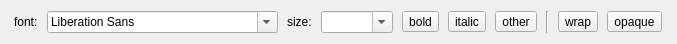
<?xml version="1.0" encoding="UTF-8"?>
<!--
 Addle source code
 Copyright 2019 Eleanor Hawk
 Modification and distribution permitted under the terms of the MIT License.
 See "LICENSE" for full details.
-->
<ui version="4.0">
 <class>Form</class>
 <widget class="QWidget" name="Form">
  <property name="geometry">
   <rect>
    <x>0</x>
    <y>0</y>
    <width>677</width>
    <height>44</height>
   </rect>
  </property>
  <property name="windowTitle">
   <string>Form</string>
  </property>
  <layout class="QHBoxLayout" name="horizontalLayout">
   <item>
    <widget class="QLabel" name="label_2">
     <property name="sizePolicy">
      <sizepolicy hsizetype="Maximum" vsizetype="Preferred">
       <horstretch>0</horstretch>
       <verstretch>0</verstretch>
      </sizepolicy>
     </property>
     <property name="text">
      <string>font:</string>
     </property>
    </widget>
   </item>
   <item>
    <widget class="QFontComboBox" name="fontComboBox">
     <property name="sizePolicy">
      <sizepolicy hsizetype="Fixed" vsizetype="Fixed">
       <horstretch>0</horstretch>
       <verstretch>0</verstretch>
      </sizepolicy>
     </property>
    </widget>
   </item>
   <item>
    <widget class="QLabel" name="label">
     <property name="sizePolicy">
      <sizepolicy hsizetype="Maximum" vsizetype="Preferred">
       <horstretch>0</horstretch>
       <verstretch>0</verstretch>
      </sizepolicy>
     </property>
     <property name="text">
      <string>size:</string>
     </property>
    </widget>
   </item>
   <item>
    <widget class="QComboBox" name="comboBox">
     <property name="sizePolicy">
      <sizepolicy hsizetype="Fixed" vsizetype="Fixed">
       <horstretch>0</horstretch>
       <verstretch>0</verstretch>
      </sizepolicy>
     </property>
     <property name="editable">
      <bool>true</bool>
     </property>
    </widget>
   </item>
   <item>
    <widget class="QToolButton" name="toolButton">
     <property name="text">
      <string>bold</string>
     </property>
    </widget>
   </item>
   <item>
    <widget class="QToolButton" name="toolButton_2">
     <property name="text">
      <string>italic</string>
     </property>
    </widget>
   </item>
   <item>
    <widget class="QToolButton" name="toolButton_3">
     <property name="text">
      <string>other</string>
     </property>
     <property name="popupMode">
      <enum>QToolButton::DelayedPopup</enum>
     </property>
     <property name="toolButtonStyle">
      <enum>Qt::ToolButtonIconOnly</enum>
     </property>
     <property name="autoRaise">
      <bool>false</bool>
     </property>
     <property name="arrowType">
      <enum>Qt::NoArrow</enum>
     </property>
    </widget>
   </item>
   <item>
    <widget class="Line" name="line">
     <property name="orientation">
      <enum>Qt::Vertical</enum>
     </property>
    </widget>
   </item>
   <item>
    <widget class="QToolButton" name="toolButton_6">
     <property name="text">
      <string>wrap</string>
     </property>
    </widget>
   </item>
   <item>
    <widget class="QToolButton" name="toolButton_7">
     <property name="text">
      <string>opaque</string>
     </property>
    </widget>
   </item>
  </layout>
 </widget>
 <resources/>
 <connections/>
</ui>
